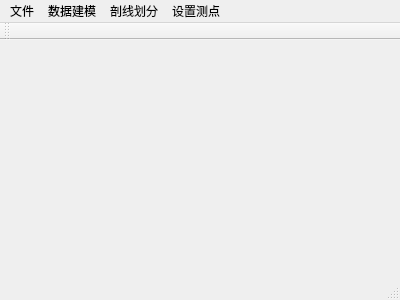
<?xml version="1.0" encoding="UTF-8"?>
<ui version="4.0">
 <class>MainWindow</class>
 <widget class="QMainWindow" name="MainWindow">
  <property name="geometry">
   <rect>
    <x>0</x>
    <y>0</y>
    <width>400</width>
    <height>300</height>
   </rect>
  </property>
  <property name="windowTitle">
   <string>三维MT正演建模</string>
  </property>
  <widget class="QWidget" name="centralWidget"/>
  <widget class="QMenuBar" name="menuBar">
   <property name="geometry">
    <rect>
     <x>0</x>
     <y>0</y>
     <width>400</width>
     <height>23</height>
    </rect>
   </property>
   <widget class="QMenu" name="menuFile">
    <property name="title">
     <string>文件</string>
    </property>
    <addaction name="actionOpenFile"/>
   </widget>
   <widget class="QMenu" name="menu">
    <property name="title">
     <string>数据建模</string>
    </property>
   </widget>
   <widget class="QMenu" name="menu_2">
    <property name="title">
     <string>剖线划分</string>
    </property>
    <addaction name="actionDd"/>
    <addaction name="actionFf"/>
    <addaction name="actionTt"/>
   </widget>
   <widget class="QMenu" name="menu_3">
    <property name="title">
     <string>设置测点</string>
    </property>
    <addaction name="actionDd_2"/>
    <addaction name="actionDd_3"/>
    <addaction name="actionDd_4"/>
   </widget>
   <addaction name="menuFile"/>
   <addaction name="menu"/>
   <addaction name="menu_2"/>
   <addaction name="menu_3"/>
  </widget>
  <widget class="QToolBar" name="mainToolBar">
   <attribute name="toolBarArea">
    <enum>TopToolBarArea</enum>
   </attribute>
   <attribute name="toolBarBreak">
    <bool>false</bool>
   </attribute>
  </widget>
  <widget class="QStatusBar" name="statusBar"/>
  <action name="actionOpenFile">
   <property name="text">
    <string>OpenFile</string>
   </property>
  </action>
  <action name="actionDd">
   <property name="text">
    <string>自动生成边界剖线</string>
   </property>
  </action>
  <action name="actionFf">
   <property name="text">
    <string>设置剖线</string>
   </property>
  </action>
  <action name="actionTt">
   <property name="text">
    <string>设置扩展剖线</string>
   </property>
  </action>
  <action name="actionDd_2">
   <property name="text">
    <string>设置测点</string>
   </property>
  </action>
  <action name="actionDd_3">
   <property name="text">
    <string>删除当前测点</string>
   </property>
  </action>
  <action name="actionDd_4">
   <property name="text">
    <string>删除全部测点</string>
   </property>
  </action>
 </widget>
 <layoutdefault spacing="6" margin="11"/>
 <resources/>
 <connections/>
</ui>
